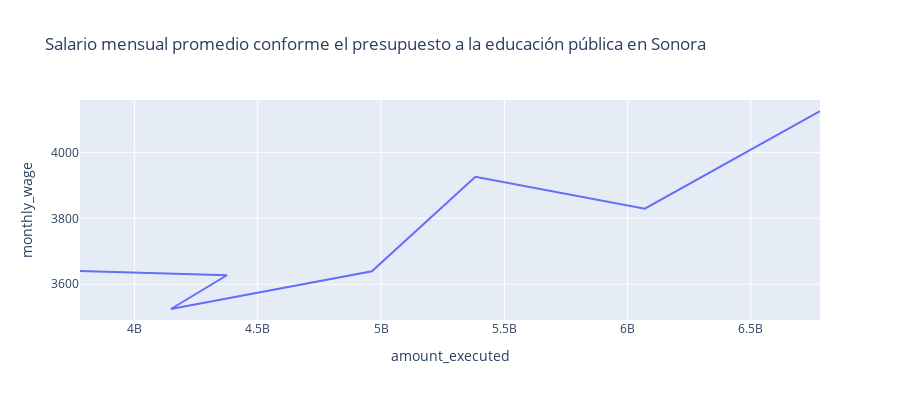

Source (notebook cell):
### Code cell
fig = px.line(df_municipality, x='amount_executed', y='monthly_wage', title='Salario mensual promedio conforme el presupuesto a la educación pública en Sonora', width=900, height=400)
fig.show()

### Figure 1 — Plotly figure (JSON) as saved in the notebook; plotly's stock layout.template omitted (floating-point values rounded to 4 significant figures)
{"data": [{"hovertemplate": "amount_executed=%{x}<br>monthly_wage=%{y}<extra></extra>", "legendgroup": "", "line": {"color": "#636efa", "dash": "solid"}, "marker": {"symbol": "circle"}, "mode": "lines", "name": "", "orientation": "v", "showlegend": false, "type": "scatter", "x": [3780000000.0, 4375000000.0, 4148000000.0, 4963000000.0, 5383000000.0, 6070000000.0, 6779900503], "xaxis": "x", "y": [3640.0, 3627.0, 3525.0, 3639.0, 3926.0, 3829.0, 4125.0], "yaxis": "y"}], "layout": {"height": 400, "legend": {"tracegroupgap": 0}, "title": {"text": "Salario mensual promedio conforme el presupuesto a la educación pública en Sonora"}, "width": 900, "xaxis": {"anchor": "y", "domain": [0, 1], "title": {"text": "amount_executed"}}, "yaxis": {"anchor": "x", "domain": [0, 1], "title": {"text": "monthly_wage"}}}}
